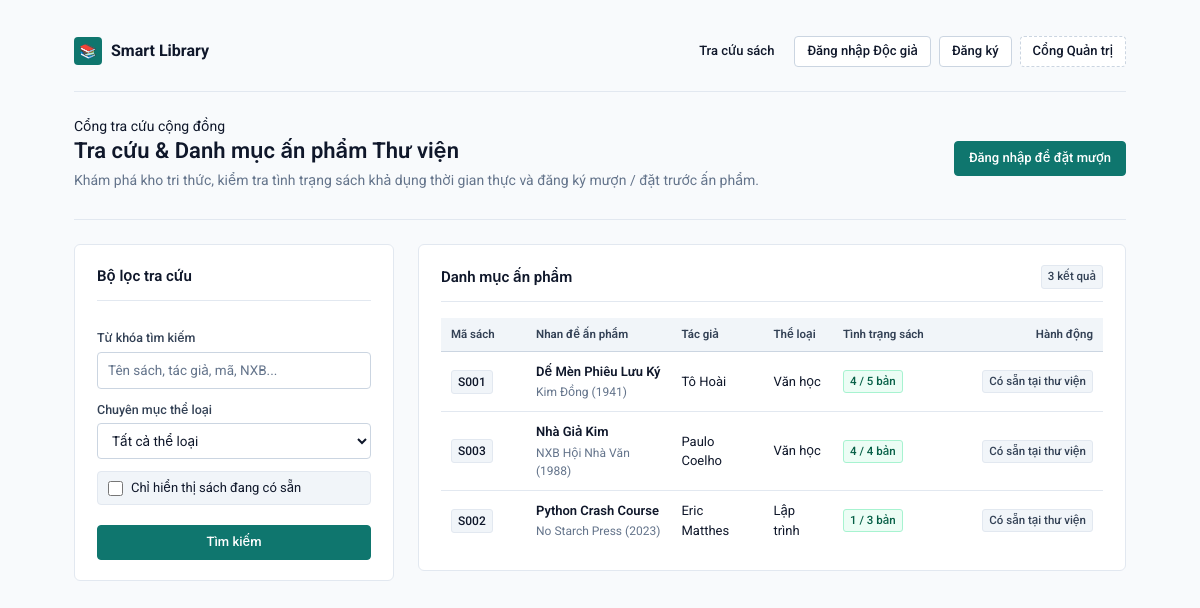
Before: / with the older database file.
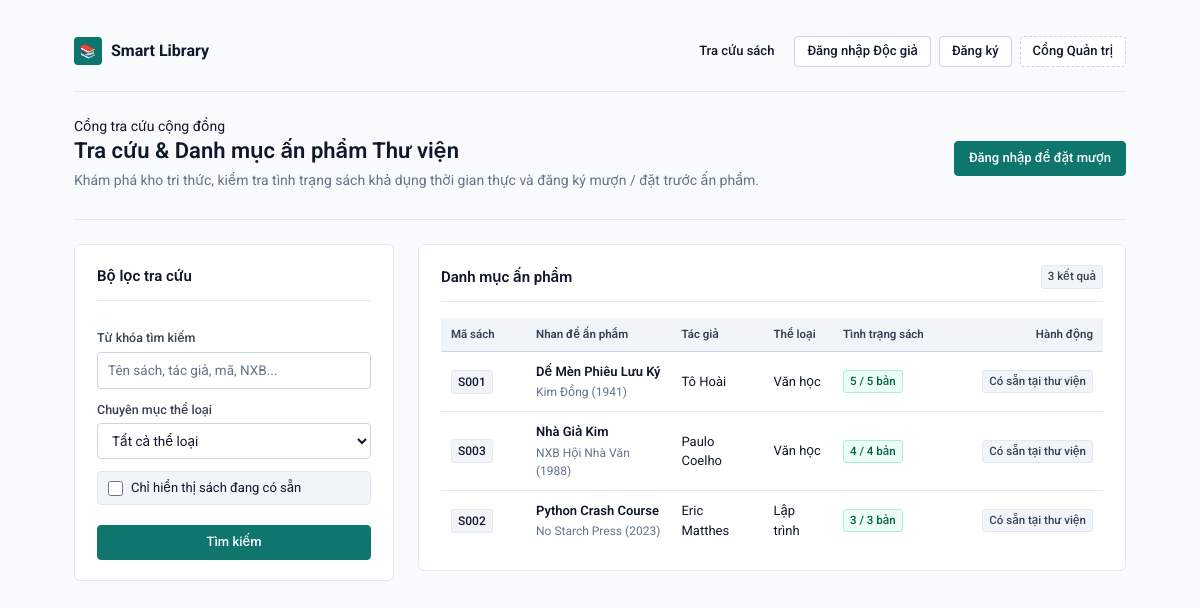
After: the same page with the newer database file.
### tables this page shows
CREATE TABLE books(
        id INTEGER PRIMARY KEY AUTOINCREMENT,
        code TEXT NOT NULL UNIQUE,
        title TEXT NOT NULL,
        author TEXT NOT NULL,
        publisher TEXT,
        year INTEGER,
        category_id INTEGER,
        quantity INTEGER NOT NULL DEFAULT 1,
        available INTEGER NOT NULL DEFAULT 1,
        FOREIGN KEY(category_id) REFERENCES categories(id) ON DELETE SET NULL
    );

CREATE TABLE categories(
        id INTEGER PRIMARY KEY AUTOINCREMENT,
        name TEXT NOT NULL UNIQUE,
        description TEXT
    );

### backend/routes/catalog.py (the view)
@app.get("/")
def home():
    q = request.args.get("q", "").strip()
    category = request.args.get("category", type=int)
    available_only = request.args.get("available") == "1"
    sql = """SELECT b.*, c.name AS category FROM books b
             LEFT JOIN categories c ON c.id=b.category_id WHERE 1=1"""
    params = []
    if q:
        sql += " AND (b.title LIKE ? OR b.author LIKE ? OR b.code LIKE ? OR b.publisher LIKE ?)"
        params.extend([f"%{q}%"] * 4)
    if category:
        sql += " AND b.category_id=?"
        params.append(category)
    if available_only:
        sql += " AND b.available>0"
    sql += " ORDER BY b.title COLLATE NOCASE"
    with db() as conn:
        rows = conn.execute(sql, params).fetchall()
        cats = conn.execute("SELECT * FROM categories ORDER BY name").fetchall()
    return render_template("public_home.html", books=rows, categories=cats, q=q, category=category, available_only=available_only)

### backend/api/common.py (called while the page is built)
@app.before_request
def protect_json_writes():
    if request.path.startswith("/api/") and request.method in ("POST", "PUT", "PATCH", "DELETE"):
        origin = request.headers.get("Origin")
        if origin:
            parsed = urlparse(origin)
            allowed = {"127.0.0.1", "localhost"}
            if parsed.hostname not in allowed or parsed.port not in (5001, 5173):
                return fail("Origin không hợp lệ.", 403)
        if not request.is_json:
            return fail("Yêu cầu JSON.", 415)

### backend/core.py (called while the page is built)
@app.context_processor
def inject():
    return {
        "logged_in": "employee_id" in session,
        "employee_name": session.get("employee_name"),
    }

### backend/database.py (called while the page is built)
def db():
    conn = sqlite3.connect(DB)
    conn.row_factory = sqlite3.Row
    conn.execute("PRAGMA foreign_keys=ON")
    return conn

### frontend/templates/reader/public_home.html (shortened to what this page needs)
{% extends 'user_base.html' %}
{% block content %}
<header class="page-header" style="margin-bottom: 24px;">
  <div>
    <span class="page-kicker">Cổng tra cứu cộng đồng</span>
    <h1>Tra cứu &amp; Danh mục ấn phẩm Thư viện</h1>
    <p class="muted" style="margin-top: 6px; font-size: 14px;">Khám phá kho tri thức, kiểm tra tình trạng sách khả dụng thời gian thực và đăng ký mượn / đặt trước ấn phẩm.</p>
  </div>
  <div class="actions">
    {% if not session.get('reader_id') and not session.get('employee_id') %}
    <a class="btn primary" href="{{ url_for('user_login') }}">Đăng nhập để đặt mượn</a>
    {% endif %}
  </div>
</header>
<div class="split-layout">
  <form method="get" action="{{ url_for('home') }}" class="panel sticky-col form-stack">
    <div class="panel-header">
      <h2>Bộ lọc tra cứu</h2>
    </div>
    <label>
      Từ khóa tìm kiếm
      <input name="q" value="{{ q }}" placeholder="Tên sách, tác giả, mã, NXB...">
    </label>
    <label>
      Chuyên mục thể loại
      <select name="category">
        <option value="">Tất cả thể loại</option>
      </select>
    </label>
    <label class="check">
      <input type="checkbox" name="available" value="1" {% if available_only %}checked{% endif %}>
      Chỉ hiển thị sách đang có sẵn
    </label>
    <div class="actions" style="margin-top: 8px;">
      <button type="submit" class="btn primary" style="flex: 1;">Tìm kiếm</button>
    </div>
  </form>
  <section class="panel">
    <div class="panel-header">
      <h2>Danh mục ấn phẩm</h2>
      <span class="tag neutral">{{ books|length }} kết quả</span>
    </div>
    <div class="table-responsive">
      <table>
        <thead>
          <tr>
            <th style="width: 85px;">Mã sách</th>
            <th>Nhan đề ấn phẩm</th>
            <th>Tác giả</th>
            <th>Thể loại</th>
            <th style="width: 120px;">Tình trạng sách</th>
            <th style="width: 150px; text-align: right;">Hành động</th>
          </tr>
        </thead>
        <tbody>
          {% for b in books %}
          <tr>
            <td><span class="code-cell">{{ b.code }}</span></td>
            <td>
              <div style="font-weight: 600; color: var(--ink-primary);">{{ b.title }}</div>
              <div class="muted" style="font-size: 12px; margin-top: 2px;">{{ b.publisher or 'NXB chưa cập nhật' }}{% if b.year %} ({{ b.year }}){% endif %}</div>
            </td>
            <td>{{ b.author }}</td>
            <td>{{ b.category or 'Chưa phân loại' }}</td>
            <td>
              {% if b.available > 0 %}
              <span class="tag good">{{ b.available }} / {{ b.quantity }} bản</span>
              {% else %}
              <span class="tag bad">Tạm hết sách</span>
              {% endif %}
            </td>
            <td style="text-align: right;">
              {% if session.get('reader_id') %}
                {% if b.available == 0 %}
                <form method="post" action="{{ url_for('user_reserve', book_id=b.id) }}" style="display: inline-block;">
                  <button type="submit" class="btn primary btn-sm">Đặt trước</button>
                </form>
                {% else %}
                <span class="tag neutral">Sẵn sàng tại quầy</span>
                {% endif %}
              {% elif session.get('employee_id') %}
                <a class="btn secondary btn-sm" href="{{ url_for('book_detail', id=b.id) }}">Xem hồ sơ</a>
              {% else %}
                {% if b.available == 0 %}
                <a class="btn secondary btn-sm" href="{{ url_for('user_login') }}">Đăng nhập đặt trước</a>
                {% else %}
                <span class="tag neutral">Có sẵn tại thư viện</span>
                {% endif %}
              {% endif %}
            </td>
          </tr>
          {% else %}
          <tr>
            <td colspan="6" class="empty-state">Không tìm thấy đầu sách nào phù hợp với điều kiện tìm kiếm.</td>
          </tr>
          {% endfor %}
        </tbody>
      </table>
    </div>
  </section>
</div>
{% endblock %}

Changed rows visible on the page:
changed books "Dế Mèn Phiêu Lưu Ký": available "4" → "5"
changed books "Python Crash Course": available "1" → "3"
